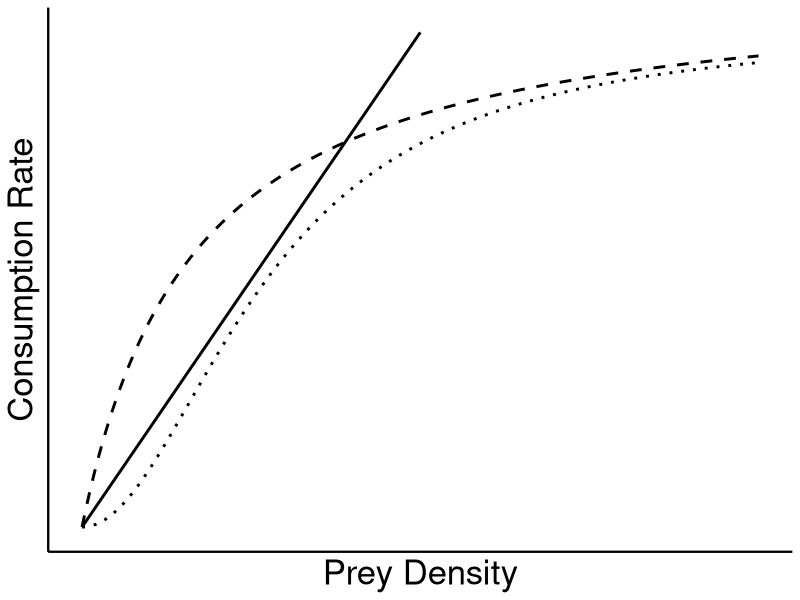

Here is the R script that generated this plot: (Note: this script raises an error after producing the figure.)


#####EXAMPLE FIGS

library(ggplot2)
library(gridExtra)
library(grid)
library(lattice)
library(data.table)


N<-seq(0,10,.01)

####3 types of models
ft1 <- .06*N

ft2 <- .2*N/(1+.2*3*N)

ft3 <- .04*(N^2)/(1+.04*3.3*(N^2))

FR = data.frame(N, ft1, ft2, ft3)


pf <- ggplot(FR)  + geom_line(aes(x=N, y=ft1), size=1) + geom_line(aes(x=N, y=ft2), size =1,linetype = "dashed")  + geom_line(aes(x=N, y=ft3), size=1,linetype = "dotted")
pf <- pf + theme_classic() + xlab("Prey Density") + ylab("Consumption Rate")
pf <- pf + theme(text = element_text(size=25),
                 panel.background=element_blank(), plot.title = element_text(hjust=-0.06),
                 axis.line = element_line(colour = "black",size=.8),
                 axis.text.x = element_blank(), 
                 axis.text.y = element_blank(),
                 axis.ticks = element_blank()) + xlim(0,10) + ylim(0,0.3) 
pf <- pf+scale_linetype_manual(name="",values =c( "dashed","solid", "dotted"))
+ ggtitle("(a)")
#pf <- pf+ annotate("rect", xmin = 0, xmax = 5.5, ymin = 0, ymax = .3,
#           alpha = .1)
pf

pr = ggplot(FR) + geom_line(aes(x=N, y=ft1/N, linetype = "Type I"),colour = "grey",size=1) + geom_line(aes(x=N, y=ft2/N,linetype = "Type II"), size =1)  + geom_line(aes(x=N, y=ft3/N, linetype="Type III"), size=1)
pr <- pr + theme_classic() + xlab("Prey Density") + ylab("Predation Rate")
pr <- pr + theme(text = element_text(size=25),
                 panel.background=element_blank(), plot.title = element_text(hjust=-0.06),
                 axis.line = element_line(colour = "black",size=.8),
                 axis.text.x = element_blank(), 
                 axis.text.y = element_blank(),
                 axis.ticks = element_blank())#+ ggtitle("(b)") #+ xlim(0,10) + ylim(0,0.3)

pr <- pr +scale_linetype_manual(name="",values =c( "dashed","solid", "dotted"))
#pr <- pr + annotate("rect", xmin = 0, xmax = 5.5, ymin = 0, ymax = .2,
#                   alpha = .1)
pr


png("FigPR", width = 13000, height = 6000, res=1000, units="px")
grid.arrange(pf,pr,  ncol = 2,
             widths = c(1, 1.2))
dev.off()



x = seq(0,5,0.01)
DF <- data.frame(N = x,
                 c1 = x,
                 fxa = 2*x,
                 b = x^3)

pc <- ggplot(DF) + 
  geom_line(aes(x=N, y=c1, colour ="Proportionate", lty = "Proportionate"), size = 1) + 
  geom_line(aes(x=N, y=fxa, colour= "Preference", lty = "Preference"), size = 1) +
  geom_line(aes(x=N, y=b, colour = "Switching", lty= "Switching"), size = 1.5) 
pc <- pc + theme_classic() + xlab("Relative Density") + ylab("Relative Consumption Rates")
pc <- pc + theme(text = element_text(size=25),
                 panel.background=element_blank(), 
                 plot.title = element_text(hjust=-0.06),
                 axis.line = element_line(colour = "black", size = .8),
                 axis.text.x = element_blank(), 
                 axis.text.y = element_blank(),
                 axis.ticks = element_blank(),
                 legend.position = "right")
pc <- pc +scale_linetype_manual(name="",values =c("solid","dashed","dotted"))
pc <- pc +scale_colour_manual(name="",values =c("black","grey","black"))
pc <- pc + xlim(0,3) + ylim(0,3) 
pc <- pc + annotate("segment", x = 1.5, xend = 1.05, y = .9, yend = .99, colour = "orange", size=2, arrow=arrow())
pc <- pc + geom_text(aes( x=2.05, y=.9, label="Tipping Point"),  color="orange",  size=7 , angle=0)
pc

png("FigExample.png", width = 9000, height = 6000, res=1000, units="px")
pc
dev.off()

